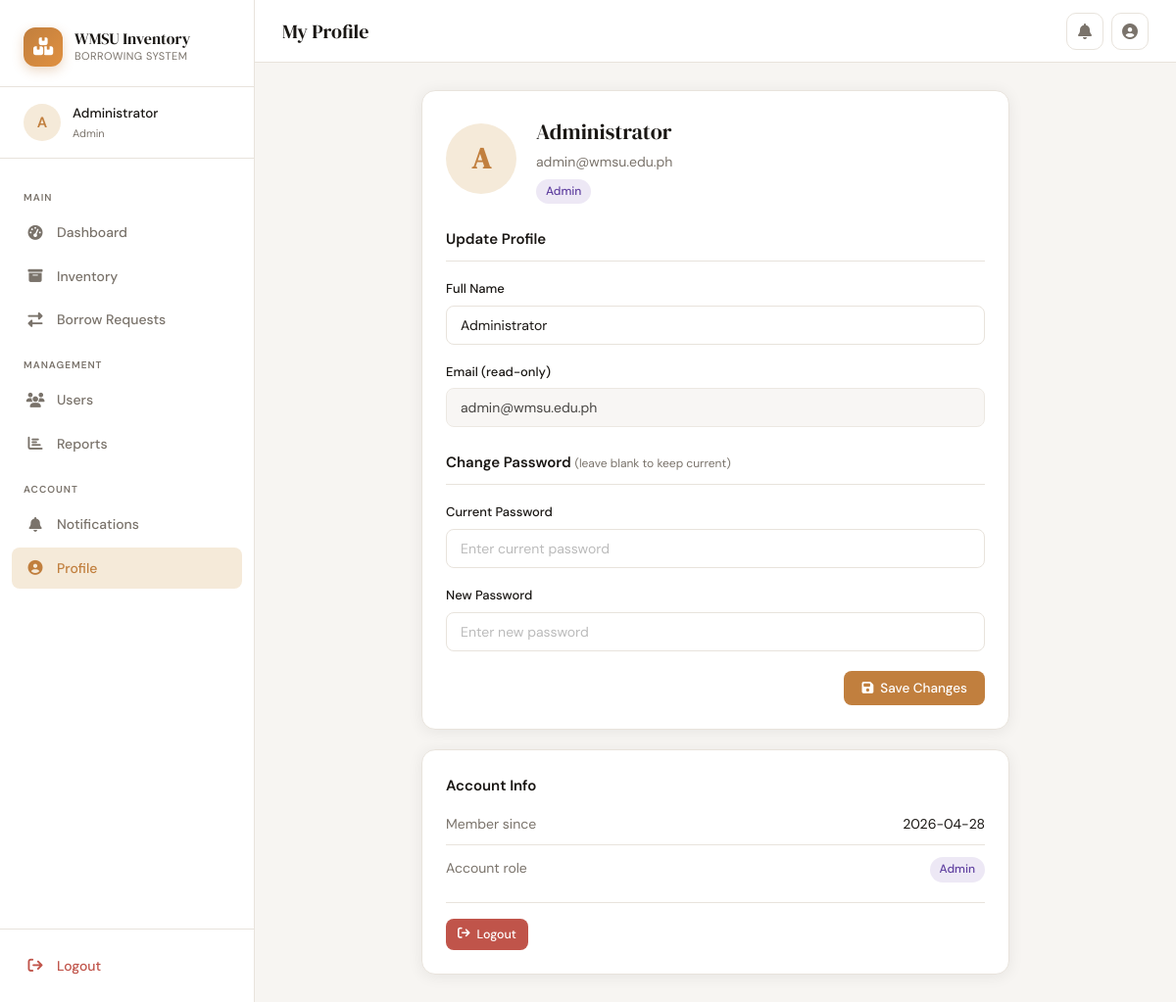
Screenshot of /profile (signed in) with the database file from the repository.
### tables this page shows
CREATE TABLE users (
                id INTEGER PRIMARY KEY AUTOINCREMENT,
                name TEXT NOT NULL,
                email TEXT UNIQUE NOT NULL,
                password TEXT NOT NULL,
                role TEXT NOT NULL DEFAULT 'Student',
                created_at TEXT DEFAULT (datetime('now'))
            );

### app.py (the view, shortened to what this page needs)
@app.route('/profile', methods=['GET','POST'])
@login_required
def profile():
    db = get_db()
    user = db.execute("SELECT * FROM users WHERE id=?", (session['user_id'],)).fetchone()
    notifs = db.execute("SELECT COUNT(*) as c FROM notifications WHERE user_id=? AND is_read=0", (session['user_id'],)).fetchone()['c']
    return render_template('profile.html', user=user, notif_count=notifs)

### app.py (called while the page is built)
def get_db():
    conn = sqlite3.connect(DATABASE)
    conn.row_factory = sqlite3.Row
    return conn

def login_required(f):
    @wraps(f)
    def decorated(*args, **kwargs):
        if 'user_id' not in session:
            return redirect(url_for('login'))
        return f(*args, **kwargs)
    return decorated

### templates/profile.html (shortened to what this page needs)
{% extends 'base.html' %}
{% block page_title %}My Profile{% endblock %}
{% block content %}
<div style="max-width:600px;margin:0 auto">
  <div class="card" style="margin-bottom:20px">
    <div style="display:flex;align-items:center;gap:20px;margin-bottom:24px">
      <div style="width:72px;height:72px;border-radius:50%;background:var(--accent-light);color:var(--accent);display:flex;align-items:center;justify-content:center;font-size:30px;font-weight:600;font-family:'DM Serif Display',serif">
        {{ user.name[0].upper() }}
      </div>
      <div>
        <div style="font-family:'DM Serif Display',serif;font-size:22px">{{ user.name }}</div>
        <div style="color:var(--text-muted);font-size:14px;margin-top:2px">{{ user.email }}</div>
        <span class="badge badge-{{ user.role|lower }}" style="margin-top:6px">{{ user.role }}</span>
      </div>
    </div>
    <form method="POST">
      <h3 style="font-size:15px;font-weight:600;margin-bottom:18px;padding-bottom:10px;border-bottom:1px solid var(--border)">Update Profile</h3>
      <div class="form-group">
        <label class="form-label">Full Name</label>
        <input type="text" name="name" class="form-control" value="{{ user.name }}" required>
      </div>
      <div class="form-group">
        <label class="form-label">Email (read-only)</label>
        <input type="email" class="form-control" value="{{ user.email }}" disabled style="background:var(--bg);opacity:.8">
      </div>
      <h3 style="font-size:15px;font-weight:600;margin:24px 0 18px;padding-bottom:10px;border-bottom:1px solid var(--border)">Change Password <span style="font-size:12px;font-weight:400;color:var(--text-muted)">(leave blank to keep current)</span></h3>
      <div class="form-group">
        <label class="form-label">Current Password</label>
        <input type="password" name="current_password" class="form-control" placeholder="Enter current password">
      </div>
      <div class="form-group">
        <label class="form-label">New Password</label>
        <input type="password" name="new_password" class="form-control" placeholder="Enter new password" minlength="6">
      </div>
      <div style="display:flex;justify-content:flex-end;margin-top:20px">
        <button type="submit" class="btn btn-primary"><i class="fas fa-save"></i> Save Changes</button>
      </div>
    </form>
  </div>
  <div class="card">
    <h3 style="font-size:15px;font-weight:600;margin-bottom:16px">Account Info</h3>
    <div style="display:flex;flex-direction:column;gap:12px;font-size:14px">
      <div style="display:flex;justify-content:space-between;padding-bottom:10px;border-bottom:1px solid var(--border)">
        <span style="color:var(--text-muted)">Member since</span>
        <span>{{ user.created_at[:10] }}</span>
      </div>
      <div style="display:flex;justify-content:space-between">
        <span style="color:var(--text-muted)">Account role</span>
        <span class="badge badge-{{ user.role|lower }}">{{ user.role }}</span>
      </div>
    </div>
    <div style="margin-top:20px;padding-top:16px;border-top:1px solid var(--border)">
      <a href="{{ url_for('logout') }}" class="btn btn-danger btn-sm"><i class="fas fa-arrow-right-from-bracket"></i> Logout</a>
    </div>
  </div>
</div>
{% endblock %}

### templates/base.html (shortened to what this page needs)
<!DOCTYPE html>
<html lang="en">
<head>
<link rel="stylesheet" href="https://cdnjs.cloudflare.com/ajax/libs/font-awesome/6.5.0/css/all.min.css">
</head>
<body>
<div class="app-layout">
  <aside class="sidebar" id="sidebar">
    <div class="sidebar-header">
      <div class="sidebar-logo">
        <div class="logo-icon"><i class="fas fa-boxes-stacked"></i></div>
        <div class="logo-text">
          <div class="logo-title">WMSU Inventory</div>
          <div class="logo-sub">Borrowing System</div>
        </div>
      </div>
    </div>
    <div class="sidebar-user">
      <div class="user-info">
        <div class="user-avatar">{{ session.name[0].upper() if session.name }}</div>
        <div>
          <div class="user-name">{{ session.name }}</div>
          <div class="user-role">{{ session.role }}</div>
        </div>
      </div>
    </div>
    <nav class="sidebar-nav">
      <span class="nav-section-label">Main</span>
      <a href="{{ url_for('dashboard') }}" class="nav-item {% if request.endpoint=='dashboard' %}active{% endif %}">
        <i class="nav-icon fas fa-gauge-high"></i> Dashboard
      </a>
      <a href="{{ url_for('items') }}" class="nav-item {% if request.endpoint=='items' %}active{% endif %}">
        <i class="nav-icon fas fa-box-archive"></i> Inventory
      </a>
      <a href="{{ url_for('borrow_requests') }}" class="nav-item {% if request.endpoint=='borrow_requests' %}active{% endif %}">
        <i class="nav-icon fas fa-right-left"></i> Borrow Requests
      </a>
      {% if session.role in ['Staff', 'Admin'] %}
      <span class="nav-section-label">Management</span>
      {% endif %}
      {% if session.role == 'Admin' %}
      <a href="{{ url_for('manage_users') }}" class="nav-item {% if request.endpoint=='manage_users' %}active{% endif %}">
        <i class="nav-icon fas fa-users"></i> Users
      </a>
      <a href="{{ url_for('reports') }}" class="nav-item {% if request.endpoint=='reports' %}active{% endif %}">
        <i class="nav-icon fas fa-chart-bar"></i> Reports
      </a>
      {% endif %}
      <span class="nav-section-label">Account</span>
      <a href="{{ url_for('notifications') }}" class="nav-item {% if request.endpoint=='notifications' %}active{% endif %}">
        <i class="nav-icon fas fa-bell"></i> Notifications
      </a>
      <a href="{{ url_for('profile') }}" class="nav-item {% if request.endpoint=='profile' %}active{% endif %}">
        <i class="nav-icon fas fa-user-circle"></i> Profile
      </a>
    </nav>
    <div class="sidebar-footer">
      <a href="{{ url_for('logout') }}" class="nav-item" style="color:var(--danger);">
        <i class="nav-icon fas fa-arrow-right-from-bracket"></i> Logout
      </a>
    </div>
  </aside>
  <div class="main-content">
    <header class="topbar">
      <div class="topbar-title">{% block page_title %}{% endblock %}</div>
      <div class="topbar-actions">
        <a href="{{ url_for('notifications') }}" class="icon-btn">
          <i class="fas fa-bell"></i>
        </a>
        <a href="{{ url_for('profile') }}" class="icon-btn">
          <i class="fas fa-user-circle"></i>
        </a>
      </div>
    </header>
    <div class="page-content">
      {% block content %}{% endblock %}
    </div>
  </div>
</div>
</body>
</html>

### rows the page displays
users: name "Administrator", role "Admin", name "A", email "admin@wmsu.edu.ph", created_at "2026-04-28"

### other values shown
{{ session.name[0].upper() if session.name }} "A"
